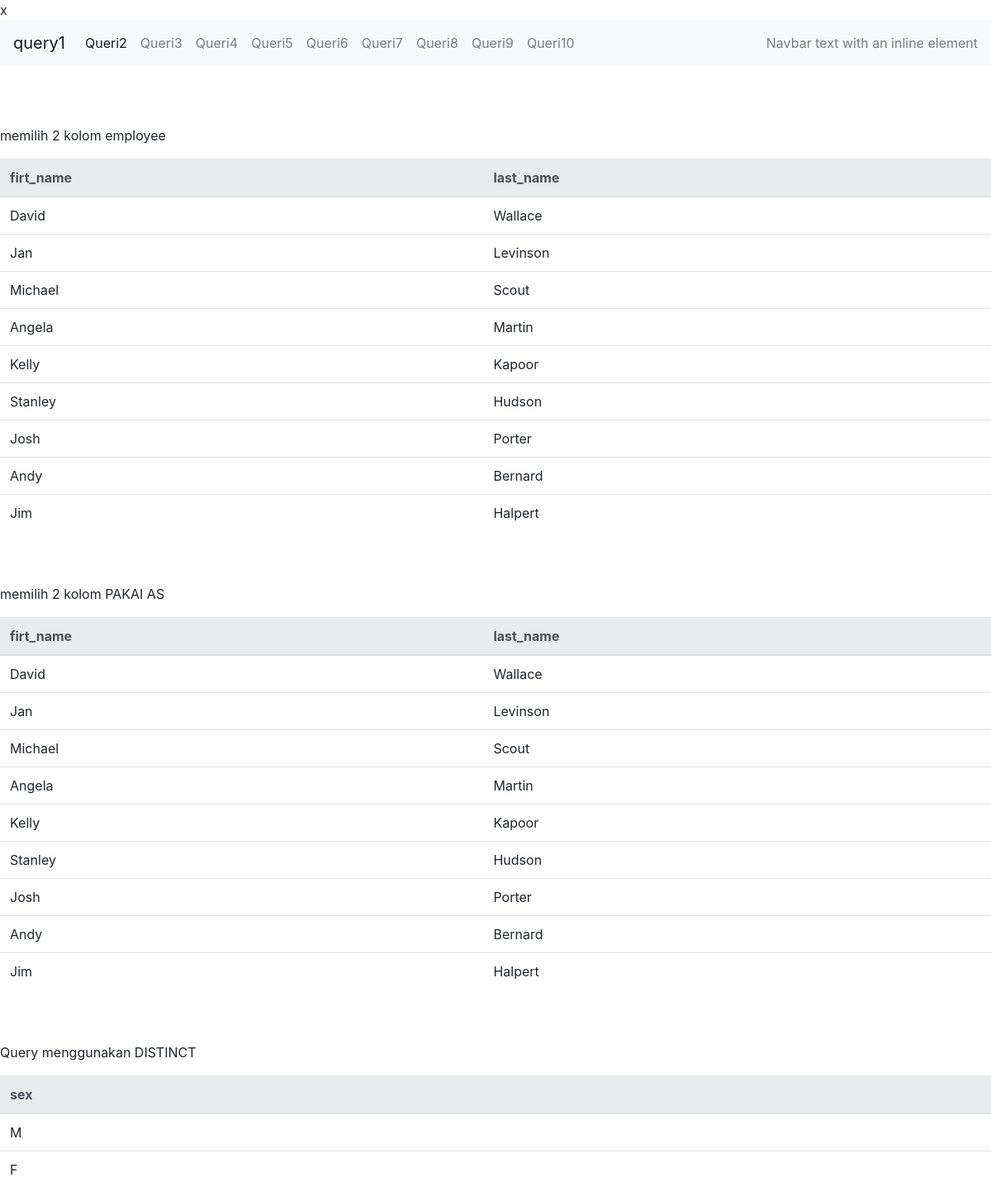
The page /query1.php on the database its author committed.
### tables this page shows
CREATE TABLE `employee` (
  `emp_id` int(11) NOT NULL,
  `firt_name` varchar(40) DEFAULT NULL,
  `last_name` varchar(40) DEFAULT NULL,
  `birth_day` date DEFAULT NULL,
  `sex` varchar(1) DEFAULT NULL,
  `salary` int(11) DEFAULT NULL,
  `super_id` int(11) DEFAULT NULL,
  `branch_id` int(11) DEFAULT NULL
);

### query1.php (the view, shortened to what this page needs)
<!DOCTYPE html>
<html lang="en">
<head>
</head>
<body>
    <br> <br> <br>
    <p>memilih 2 kolom employee</p>
    <table class="table">
        <thead class="thead-light">
            <tr>
                <th scope="col">firt_name</th>
                <th scope="col">last_name</th>
            </tr>
        </thead>
        <tbody>
            <?php
            include 'koneksi.php';
            $data = mysqli_query($koneksi, "select  firt_name, last_name from employee");
            while ($d = mysqli_fetch_array($data)) {
            ?>
                <tr>
                    <td><?php echo $d['firt_name']; ?></td>
                    <td><?php echo $d['last_name']; ?></td>
                </tr>
            <?php
            }
            ?>
        </tbody>
    </table>
    <br> <br>
    <p>memilih 2 kolom PAKAI AS</p>
    <table class="table">
        <thead class="thead-light">
            <tr>
                <th scope="col">firt_name</th>
                <th scope="col">last_name</th>
            </tr>
        </thead>
        <tbody>
            <?php
            include 'koneksi.php';
            $data = mysqli_query($koneksi, "select  firt_name AS forename, last_name AS surname from employee");
            while ($d = mysqli_fetch_array($data)) {
            ?>
                <tr>
                    <td><?php echo $d['forename']; ?></td>
                    <td><?php echo $d['surname']; ?></td>
                </tr>
            <?php
            }
            ?>
        </tbody>
    </table>
    <br> <br>
    <p>Query menggunakan DISTINCT</p>
    <table class="table">
        <thead class="thead-light">
            <tr>
                <th scope="col">sex</th>
            </tr>
        </thead>
        <tbody>
            <?php
            include 'koneksi.php';
            $data = mysqli_query($koneksi, "select  DISTINCT sex from employee");
            while ($d = mysqli_fetch_array($data)) {
            ?>
                <tr>
                    <td><?php echo $d['sex']; ?></td>
                </tr>
            <?php
            }
            ?>
        </tbody>
    </table>
</body>
</html>

### rows shown on the page
employee: firt_name "David", last_name "Wallace"
employee: firt_name "Jan", last_name "Levinson"
employee: firt_name "Michael", last_name "Scout"
employee: firt_name "Angela", last_name "Martin"
employee: firt_name "Kelly", last_name "Kapoor"
employee: firt_name "Stanley", last_name "Hudson"
employee: firt_name "Josh", last_name "Porter"
employee: firt_name "Andy", last_name "Bernard"
employee: firt_name "Jim", last_name "Halpert"

### other values the page prints
$d['sex'] "M"
$d['sex'] "F"
